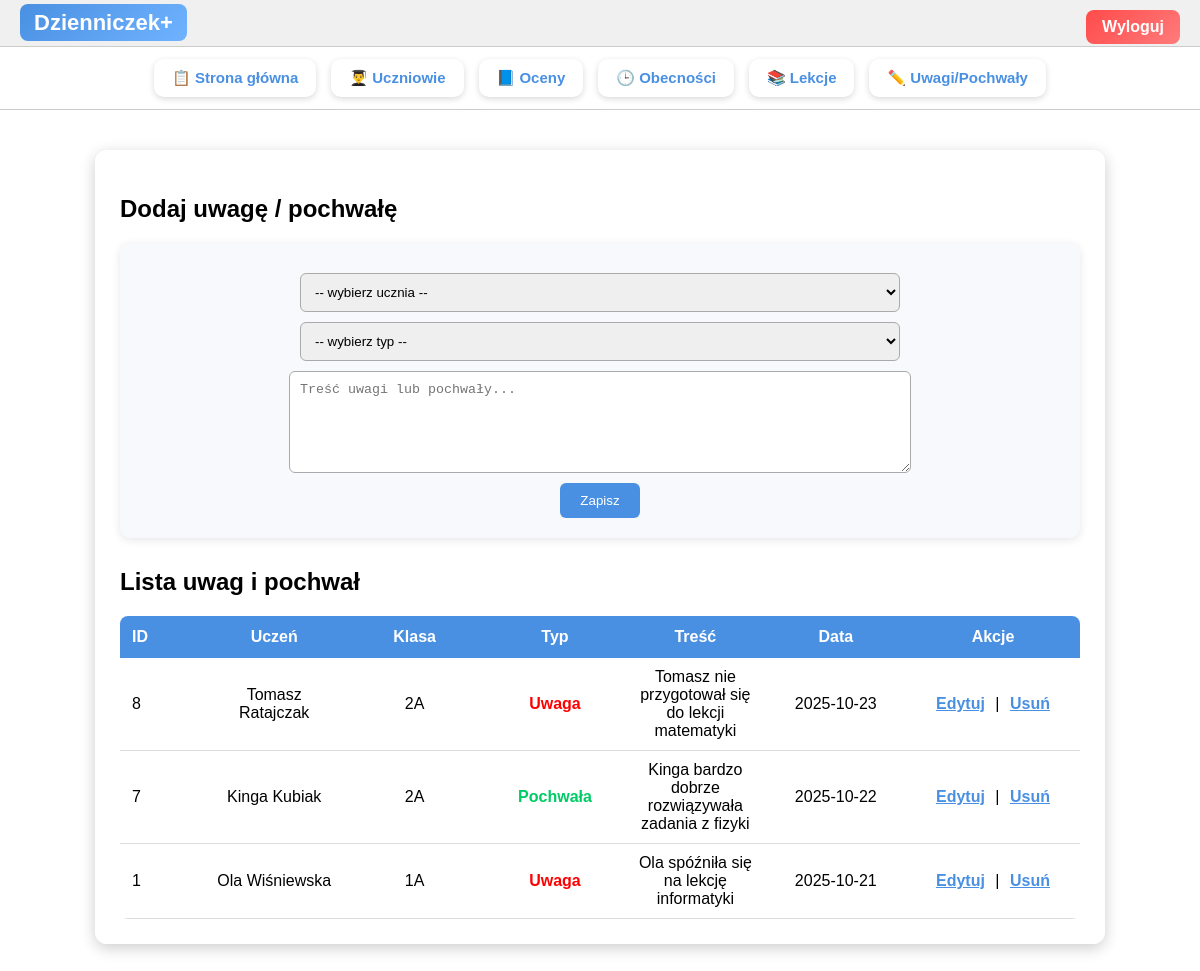
/uwagi.php (signed in), run on the app's committed database.
### tables this page shows
CREATE TABLE `uwagi` (
  `id_uwagi` int(11) NOT NULL,
  `id_ucznia` int(11) DEFAULT NULL,
  `id_nauczyciela` int(11) DEFAULT NULL,
  `tresc` text DEFAULT NULL,
  `data` date DEFAULT NULL,
  `typ` enum('uwaga','pochwala') NOT NULL DEFAULT 'uwaga'
);

CREATE TABLE `uczniowie` (
  `id_ucznia` int(11) NOT NULL,
  `imie` varchar(50) NOT NULL,
  `nazwisko` varchar(50) NOT NULL,
  `data_urodzenia` date DEFAULT NULL,
  `id_klasy` int(11) DEFAULT NULL,
  `adres_email` varchar(50) DEFAULT NULL,
  `login` varchar(100) DEFAULT NULL,
  `haslo` varchar(100) DEFAULT NULL
);

CREATE TABLE `klasy` (
  `id_klasy` int(11) NOT NULL,
  `nazwa` varchar(30) NOT NULL,
  `profil` varchar(50) DEFAULT NULL,
  `id_wychowawcy` int(11) DEFAULT NULL
);

### uwagi.php (the view, shortened to what this page needs)
<?php
require 'config.php';
$id_nauczyciela = $_SESSION['id_nauczyciela'];
$uwagi = $conn->query("
    SELECT u.id_uwagi, u.typ, u.tresc, u.data,
           s.imie, s.nazwisko, k.nazwa AS klasa
    FROM uwagi u
    JOIN uczniowie s ON u.id_ucznia = s.id_ucznia
    JOIN klasy k ON s.id_klasy = k.id_klasy
    WHERE u.id_nauczyciela = $id_nauczyciela
    ORDER BY u.id_uwagi DESC
");
?>
<!DOCTYPE html>
<html lang="pl">
<head>
</head>
<body>
<div class="menu">
    <span class="logo-box">Dzienniczek+</span>
    <a class="logout-btn" href="logout.php">Wyloguj</a>
</div>
<div class="top-tiles">
    <div class="top-tile"><a href="index_logged.php">📋 Strona główna</a></div>
    <div class="top-tile"><a href="uczniowie.php">👨‍🎓 Uczniowie</a></div>
    <div class="top-tile"><a href="oceny.php">📘 Oceny</a></div>
    <div class="top-tile"><a href="obecnosci.php">🕒 Obecności</a></div>
    <div class="top-tile"><a href="lekcje.php">📚 Lekcje</a></div>
    <div class="top-tile"><a href="uwagi.php">✏️ Uwagi/Pochwały</a></div>
</div>
<div class="overlay">
    <h2>Dodaj uwagę / pochwałę</h2>
    <form method="POST">
        <select name="id_ucznia" required>
            <option value="">-- wybierz ucznia --</option>
        </select>
        <select name="typ" required>
            <option value="">-- wybierz typ --</option>
        </select>
        <textarea name="tresc" placeholder="Treść uwagi lub pochwały..." required></textarea>
        <button type="submit" name="dodaj">Zapisz</button>
    </form>
    <h2>Lista uwag i pochwał</h2>
    <table>
        <tr>
            <th class="col-id">ID</th>
            <th>Uczeń</th>
            <th>Klasa</th>
            <th>Typ</th>
            <th>Treść</th>
            <th>Data</th>
            <th class="actions">Akcje</th>
        </tr>
        <?php while($u = $uwagi->fetch_assoc()): ?>
            <tr>
                <td class="col-id"><?= $u['id_uwagi'] ?></td>
                <td><?= $u['imie']." ".$u['nazwisko'] ?></td>
                <td><?= $u['klasa'] ?></td>
                <?php
                    $typ = strtolower($u['typ']);
                    $kolor = ($typ === "uwaga") ? "#ff0000" : "#00cc66";
                    $tekst = ($typ === "uwaga") ? "Uwaga" : "Pochwała";
                ?>
                <td style="color: <?= $kolor ?>; font-weight:bold;">
                    <?= $tekst ?>
                </td>
                <td><?= $u['tresc'] ?></td>
                <td><?= $u['data'] ?></td>
                <td class="actions">
                    <a class="action-link" href="uwagi_edytuj.php?id=<?= $u['id_uwagi'] ?>">Edytuj</a> |
                    <a class="action-link" href="uwagi_usun.php?id=<?= $u['id_uwagi'] ?>"
                       onclick="return confirm('Usunąć wpis?');">Usuń</a>
                </td>
            </tr>
        <?php endwhile; ?>
    </table>
</div>
</body>
</html>

### uwagi.php (style rules this page uses)
body { font-family: Arial, sans-serif; background:url('szkola.jpg') no-repeat center center fixed; background-size:cover; margin:0; }
.menu { background:#f0f0f0; padding:10px 20px; border-bottom:1px solid #ccc; }
.logo-box { font-size:22px; font-weight:bold; padding:6px 14px; border-radius:8px; background:linear-gradient(135deg,#4a90e2,#6fb3ff); color:white; }
.logout-btn { float:right; background:linear-gradient(135deg,#ff4b4b,#ff7b7b); color:white; padding:8px 16px; border-radius:8px; font-weight:bold; text-decoration:none; }
.top-tiles { display:flex; gap:15px; padding:12px 20px; background:rgba(255,255,255,0.85); border-bottom:1px solid #ccc; justify-content:center; flex-wrap:wrap; }
.top-tile { background:white; padding:10px 18px; border-radius:10px; box-shadow:0 2px 6px rgba(0,0,0,0.15); font-size:15px; font-weight:bold; transition:0.2s; }
.top-tile a { color:#4a90e2; text-decoration:none; }
.overlay { background:rgba(255,255,255,0.85); width:80%; margin:40px auto; padding:25px; border-radius:12px; box-shadow:0 4px 15px rgba(0,0,0,0.2); }
form { background:#f7f9fc; padding:20px; border-radius:10px; margin-bottom:30px; text-align:center; box-shadow:0 2px 10px rgba(0,0,0,0.1); }
form select, form textarea { width:80%; max-width:600px; padding:10px; margin:10px auto; border-radius:6px; border:1px solid #aaa; display:block; }
form textarea { resize:vertical; min-height:80px; }
form button { padding:10px 20px; background:#4a90e2; color:white; border:none; border-radius:6px; cursor:pointer; }
table { width:100%; border-collapse:collapse; background:white; border-radius:8px; overflow:hidden; table-layout:fixed; }
th { background:#4a90e2; color:white; padding:12px; text-align:center; font-weight:bold; }
td { padding:10px; border-bottom:1px solid #ddd; text-align:center; vertical-align:middle; word-wrap:break-word; }
th.col-id, td.col-id { text-align:left !important; width:60px; padding-left:12px; }
th.actions, td.actions { width:150px; text-align:center; }
.action-link { color:#4a90e2; text-decoration:underline; font-weight:bold; margin:0 6px; }

### data on the page
uwagi: id_uwagi "8", id_ucznia.imie "Tomasz", id_ucznia.nazwisko "Ratajczak", klasy.nazwa "2A", typ "Uwaga", tresc "Tomasz nie przygotował się do lekcji matematyki", data "2025-10-23"
uwagi: id_uwagi "7", id_ucznia.imie "Kinga", id_ucznia.nazwisko "Kubiak", klasy.nazwa "2A", typ "Pochwała", tresc "Kinga bardzo dobrze rozwiązywała zadania z fizyki", data "2025-10-22"
uwagi: id_uwagi "1", id_ucznia.imie "Ola", id_ucznia.nazwisko "Wiśniewska", klasy.nazwa "1A", typ "Uwaga", tresc "Ola spóźniła się na lekcję informatyki", data "2025-10-21"
